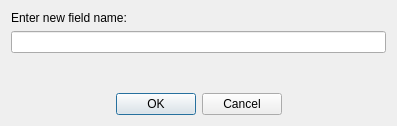
<ui version="4.0" >
 <class>Rename</class>
 <widget class="QDialog" name="Rename" >
  <property name="geometry" >
   <rect>
    <x>0</x>
    <y>0</y>
    <width>397</width>
    <height>126</height>
   </rect>
  </property>
  <property name="windowTitle" >
   <string>Rename field</string>
  </property>
  <layout class="QGridLayout" >
   <item row="0" column="0" >
    <layout class="QVBoxLayout" >
     <item>
      <widget class="QLabel" name="label" >
       <property name="sizePolicy" >
        <sizepolicy vsizetype="Fixed" hsizetype="Preferred" >
         <horstretch>0</horstretch>
         <verstretch>0</verstretch>
        </sizepolicy>
       </property>
       <property name="text" >
        <string>Enter new field name:</string>
       </property>
      </widget>
     </item>
     <item>
      <widget class="QLineEdit" name="lineEdit" >
       <property name="mouseTracking" >
        <bool>false</bool>
       </property>
       <property name="inputMask" >
        <string/>
       </property>
       <property name="maxLength" >
        <number>10</number>
       </property>
       <property name="frame" >
        <bool>true</bool>
       </property>
      </widget>
     </item>
    </layout>
   </item>
   <item row="2" column="0" >
    <widget class="QDialogButtonBox" name="buttonBox" >
     <property name="orientation" >
      <enum>Qt::Horizontal</enum>
     </property>
     <property name="standardButtons" >
      <set>QDialogButtonBox::Cancel|QDialogButtonBox::NoButton|QDialogButtonBox::Ok</set>
     </property>
     <property name="centerButtons" >
      <bool>true</bool>
     </property>
    </widget>
   </item>
   <item row="1" column="0" >
    <spacer>
     <property name="orientation" >
      <enum>Qt::Vertical</enum>
     </property>
     <property name="sizeType" >
      <enum>QSizePolicy::Expanding</enum>
     </property>
     <property name="sizeHint" >
      <size>
       <width>20</width>
       <height>40</height>
      </size>
     </property>
    </spacer>
   </item>
  </layout>
 </widget>
 <resources/>
 <connections>
  <connection>
   <sender>buttonBox</sender>
   <signal>accepted()</signal>
   <receiver>Rename</receiver>
   <slot>accept()</slot>
   <hints>
    <hint type="sourcelabel" >
     <x>248</x>
     <y>254</y>
    </hint>
    <hint type="destinationlabel" >
     <x>157</x>
     <y>274</y>
    </hint>
   </hints>
  </connection>
  <connection>
   <sender>buttonBox</sender>
   <signal>rejected()</signal>
   <receiver>Rename</receiver>
   <slot>reject()</slot>
   <hints>
    <hint type="sourcelabel" >
     <x>316</x>
     <y>260</y>
    </hint>
    <hint type="destinationlabel" >
     <x>286</x>
     <y>274</y>
    </hint>
   </hints>
  </connection>
 </connections>
</ui>
